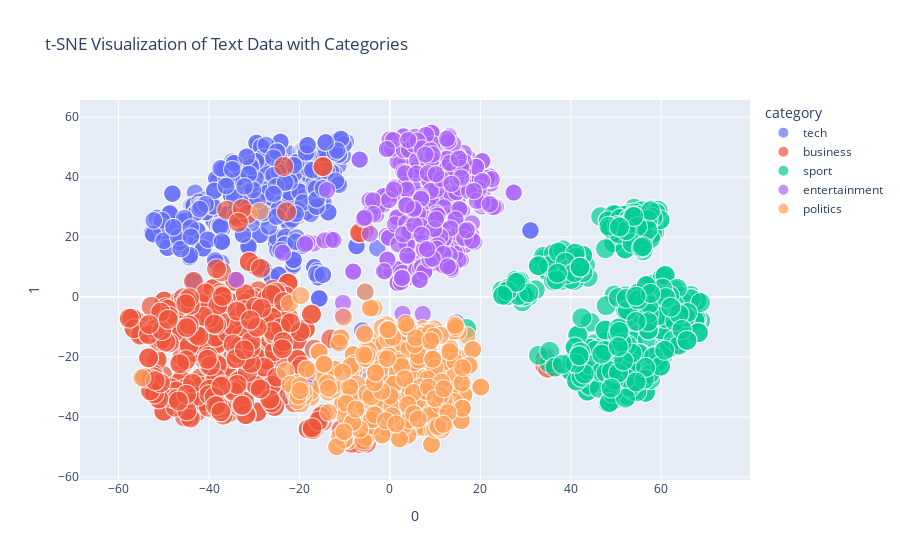

Notebook source saved alongside this figure:
### Code cell
# Plot visualisasi
fig = px.scatter(
    merged_df,
    x='0',  # Kolom x untuk visualisasi
    y='1',  # Kolom y untuk visualisasi
    color='category',  # Warna berdasarkan kategori
    size='count',  # Ukuran berdasarkan count
    title="t-SNE Visualization of Text Data with Categories"
)

fig.show()

### Figure 1 — Plotly figure (JSON) as saved in the notebook; plotly's stock layout.template omitted (floating-point values rounded to 4 significant figures; data arrays with more than 128 entries replaced by an {"elided": "..."} marker saying what was removed)
{"data": [{"hovertemplate": "category=tech<br>0=%{x}<br>1=%{y}<br>count=%{marker.size}<extra></extra>", "legendgroup": "tech", "marker": {"color": "#636efa", "size": {"elided": "401 int values"}, "sizemode": "area", "sizeref": 1.278, "symbol": "circle"}, "mode": "markers", "name": "tech", "showlegend": true, "type": "scattergl", "x": {"elided": "401 float values"}, "xaxis": "x", "y": {"elided": "401 float values"}, "yaxis": "y"}, {"hovertemplate": "category=business<br>0=%{x}<br>1=%{y}<br>count=%{marker.size}<extra></extra>", "legendgroup": "business", "marker": {"color": "#EF553B", "size": {"elided": "510 int values"}, "sizemode": "area", "sizeref": 1.278, "symbol": "circle"}, "mode": "markers", "name": "business", "showlegend": true, "type": "scattergl", "x": {"elided": "510 float values"}, "xaxis": "x", "y": {"elided": "510 float values"}, "yaxis": "y"}, {"hovertemplate": "category=sport<br>0=%{x}<br>1=%{y}<br>count=%{marker.size}<extra></extra>", "legendgroup": "sport", "marker": {"color": "#00cc96", "size": {"elided": "511 int values"}, "sizemode": "area", "sizeref": 1.278, "symbol": "circle"}, "mode": "markers", "name": "sport", "showlegend": true, "type": "scattergl", "x": {"elided": "511 float values"}, "xaxis": "x", "y": {"elided": "511 float values"}, "yaxis": "y"}, {"hovertemplate": "category=entertainment<br>0=%{x}<br>1=%{y}<br>count=%{marker.size}<extra></extra>", "legendgroup": "entertainment", "marker": {"color": "#ab63fa", "size": {"elided": "386 int values"}, "sizemode": "area", "sizeref": 1.278, "symbol": "circle"}, "mode": "markers", "name": "entertainment", "showlegend": true, "type": "scattergl", "x": {"elided": "386 float values"}, "xaxis": "x", "y": {"elided": "386 float values"}, "yaxis": "y"}, {"hovertemplate": "category=politics<br>0=%{x}<br>1=%{y}<br>count=%{marker.size}<extra></extra>", "legendgroup": "politics", "marker": {"color": "#FFA15A", "size": {"elided": "417 int values"}, "sizemode": "area", "sizeref": 1.278, "symbol": "circle"}, "mode": "markers", "name": "politics", "showlegend": true, "type": "scattergl", "x": {"elided": "417 float values"}, "xaxis": "x", "y": {"elided": "417 float values"}, "yaxis": "y"}], "layout": {"legend": {"itemsizing": "constant", "title": {"text": "category"}, "tracegroupgap": 0}, "title": {"text": "t-SNE Visualization of Text Data with Categories"}, "xaxis": {"anchor": "y", "domain": [0, 1], "title": {"text": "0"}}, "yaxis": {"anchor": "x", "domain": [0, 1], "title": {"text": "1"}}}}
